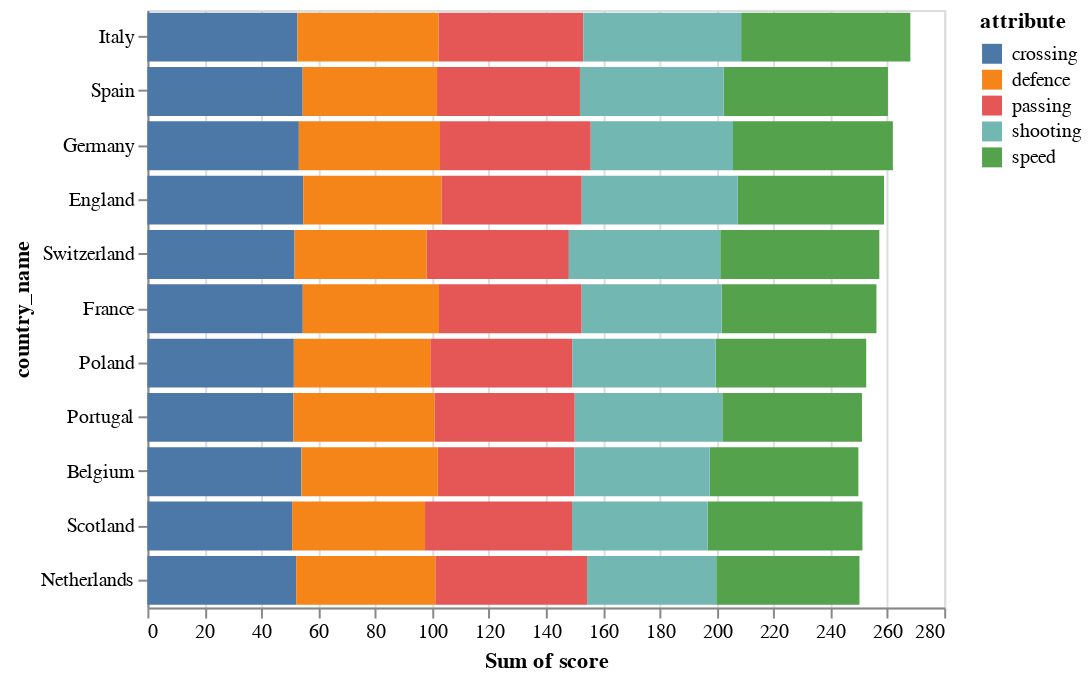

The cell this chart's notebook holds for it:
### Markdown cell above
Question 2: Which country has the best average attributes and in which specific attibute that they are leading?
    * Group the data by country and melting the dataset to set the attribute columns to variables to make the bar chart including different attributes

### Code cell
team_att['total_att'] = team_att.loc[:, 'speed':'defence'].sum(1)
groups = team_att.groupby('country_name')['total_att', 'speed', 'passing', 
                                          'crossing','shooting','defence' ].mean().reset_index()
att = pd.melt(groups, id_vars=['country_name','total_att'], value_vars=['speed', 'passing',
      'crossing','shooting', 'defence'],var_name='attribute', value_name='score')
alt.Chart(att).mark_bar().encode(
    alt.Y('country_name', sort=alt.SortField(field='total_att', op='average', order='descending')),
    alt.X('sum(score):Q'),
    alt.Color('attribute')
)

### Figure 1 — Vega-Lite specification as saved in the notebook (floating-point values rounded to 4 significant figures)
{"$schema": "https://vega.github.io/schema/vega-lite/v2.json", "config": {"view": {"height": 300, "width": 400}}, "data": {"values": [{"attribute": "speed", "country_name": "Belgium", "score": 52.22, "total_att": 297}, {"attribute": "speed", "country_name": "England", "score": 51.38, "total_att": 309.7}, {"attribute": "speed", "country_name": "France", "score": 54.44, "total_att": 307.6}, {"attribute": "speed", "country_name": "Germany", "score": 56.18, "total_att": 309.9}, {"attribute": "speed", "country_name": "Italy", "score": 59.46, "total_att": 319.4}, {"attribute": "speed", "country_name": "Netherlands", "score": 50.33, "total_att": 289.1}, {"attribute": "speed", "country_name": "Poland", "score": 52.93, "total_att": 302.5}, {"attribute": "speed", "country_name": "Portugal", "score": 49.06, "total_att": 299.5}, {"attribute": "speed", "country_name": "Scotland", "score": 54.44, "total_att": 290.8}, {"attribute": "speed", "country_name": "Spain", "score": 57.72, "total_att": 313.8}, {"attribute": "speed", "country_name": "Switzerland", "score": 55.9, "total_att": 308.6}, {"attribute": "passing", "country_name": "Belgium", "score": 47.94, "total_att": 297}, {"attribute": "passing", "country_name": "England", "score": 49.31, "total_att": 309.7}, {"attribute": "passing", "country_name": "France", "score": 50.12, "total_att": 307.6}, {"attribute": "passing", "country_name": "Germany", "score": 52.96, "total_att": 309.9}, {"attribute": "passing", "country_name": "Italy", "score": 50.89, "total_att": 319.4}, {"attribute": "passing", "country_name": "Netherlands", "score": 53.33, "total_att": 289.1}, {"attribute": "passing", "country_name": "Poland", "score": 49.87, "total_att": 302.5}, {"attribute": "passing", "country_name": "Portugal", "score": 49.29, "total_att": 299.5}, {"attribute": "passing", "country_name": "Scotland", "score": 51.65, "total_att": 290.8}, {"attribute": "passing", "country_name": "Spain", "score": 50.22, "total_att": 313.8}, {"attribute": "passing", "country_name": "Switzerland", "score": 50, "total_att": 308.6}, {"attribute": "crossing", "country_name": "Belgium", "score": 54.11, "total_att": 297}, {"attribute": "crossing", "country_name": "England", "score": 54.77, "total_att": 309.7}, {"attribute": "crossing", "country_name": "France", "score": 54.59, "total_att": 307.6}, {"attribute": "crossing", "country_name": "Germany", "score": 53.21, "total_att": 309.9}, {"attribute": "crossing", "country_name": "Italy", "score": 52.71, "total_att": 319.4}, {"attribute": "crossing", "country_name": "Netherlands", "score": 52.28, "total_att": 289.1}, {"attribute": "crossing", "country_name": "Poland", "score": 51.47, "total_att": 302.5}, {"attribute": "crossing", "country_name": "Portugal", "score": 51.32, "total_att": 299.5}, {"attribute": "crossing", "country_name": "Scotland", "score": 50.85, "total_att": 290.8}, {"attribute": "crossing", "country_name": "Spain", "score": 54.56, "total_att": 313.8}, {"attribute": "crossing", "country_name": "Switzerland", "score": 51.7, "total_att": 308.6}, {"attribute": "shooting", "country_name": "Belgium", "score": 47.61, "total_att": 297}, {"attribute": "shooting", "country_name": "England", "score": 54.85, "total_att": 309.7}, {"attribute": "shooting", "country_name": "France", "score": 49.16, "total_att": 307.6}, {"attribute": "shooting", "country_name": "Germany", "score": 50, "total_att": 309.9}, {"attribute": "shooting", "country_name": "Italy", "score": 55.46, "total_att": 319.4}, {"attribute": "shooting", "country_name": "Netherlands", "score": 45.39, "total_att": 289.1}, {"attribute": "shooting", "country_name": "Poland", "score": 50.4, "total_att": 302.5}, {"attribute": "shooting", "country_name": "Portugal", "score": 51.87, "total_att": 299.5}, {"attribute": "shooting", "country_name": "Scotland", "score": 47.62, "total_att": 290.8}, {"attribute": "shooting", "country_name": "Spain", "score": 50.5, "total_att": 313.8}, {"attribute": "shooting", "country_name": "Switzerland", "score": 53.2, "total_att": 308.6}, {"attribute": "defence", "country_name": "Belgium", "score": 47.94, "total_att": 297}, {"attribute": "defence", "country_name": "England", "score": 48.54, "total_att": 309.7}, {"attribute": "defence", "country_name": "France", "score": 47.88, "total_att": 307.6}, {"attribute": "defence", "country_name": "Germany", "score": 49.61, "total_att": 309.9}, {"attribute": "defence", "country_name": "Italy", "score": 49.57, "total_att": 319.4}, {"attribute": "defence", "country_name": "Netherlands", "score": 48.89, "total_att": 289.1}, {"attribute": "defence", "country_name": "Poland", "score": 47.93, "total_att": 302.5}, {"attribute": "defence", "country_name": "Portugal", "score": 49.55, "total_att": 299.5}, {"attribute": "defence", "country_name": "Scotland", "score": 46.71, "total_att": 290.8}, {"attribute": "defence", "country_name": "Spain", "score": 47.22, "total_att": 313.8}, {"attribute": "defence", "country_name": "Switzerland", "score": 46.4, "total_att": 308.6}]}, "encoding": {"color": {"field": "attribute", "type": "nominal"}, "x": {"aggregate": "sum", "field": "score", "type": "quantitative"}, "y": {"field": "country_name", "sort": {"field": "total_att", "op": "average", "order": "descending"}, "type": "nominal"}}, "mark": "bar"}
